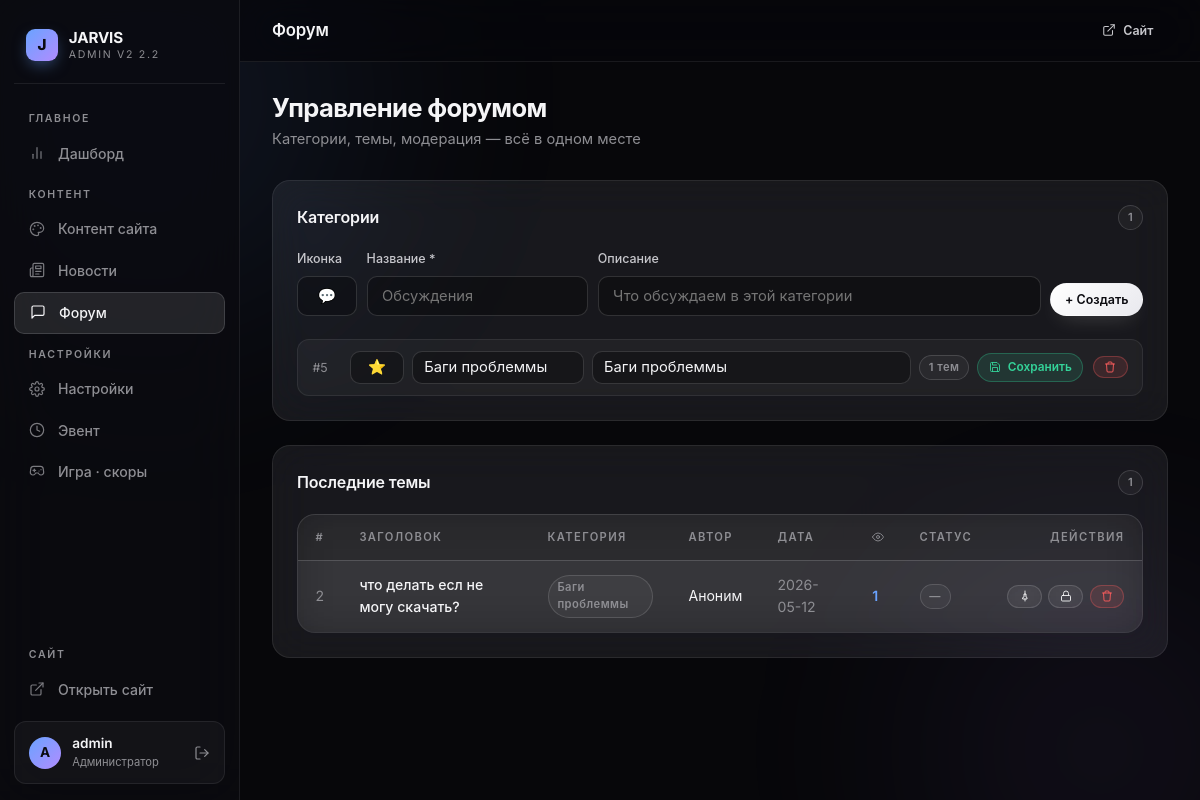
The app's page /admin/forum (signed in) with its own data.
### tables this page shows
CREATE TABLE forum_categories (
    id INTEGER PRIMARY KEY AUTOINCREMENT,
    name TEXT NOT NULL,
    description TEXT DEFAULT '',
    icon TEXT DEFAULT '💬',
    sort_order INTEGER DEFAULT 0
);

CREATE TABLE forum_posts (
    id INTEGER PRIMARY KEY AUTOINCREMENT,
    category_id INTEGER REFERENCES forum_categories(id) ON DELETE CASCADE,
    title TEXT NOT NULL,
    content TEXT NOT NULL,
    author_name TEXT DEFAULT 'Аноним',
    views INTEGER DEFAULT 0,
    is_pinned INTEGER DEFAULT 0,
    is_locked INTEGER DEFAULT 0,
    created_at TIMESTAMP DEFAULT CURRENT_TIMESTAMP
);

### server.py (the view)
@app.route("/admin/forum")
@admin_required
def admin_forum():
    db = get_conn()
    cats = db.execute("SELECT * FROM forum_categories ORDER BY sort_order").fetchall()
    categories = []
    for c in cats:
        cnt = db.execute("SELECT COUNT(*) FROM forum_posts WHERE category_id=?",
                         (c["id"],)).fetchone()[0]
        categories.append({**dict(c), "post_count": cnt})
    recent_posts = db.execute(
        "SELECT fp.*, fc.name as cat_name FROM forum_posts fp "
        "JOIN forum_categories fc ON fp.category_id=fc.id "
        "ORDER BY fp.created_at DESC LIMIT 20"
    ).fetchall()
    return render_template("admin/forum_manage.html",
                           categories=categories, recent_posts=recent_posts)

### database.py (called while the page is built)
def get_db():
    conn = sqlite3.connect(DB_PATH)
    conn.row_factory = sqlite3.Row
    conn.execute("PRAGMA foreign_keys = ON")
    return conn

### server.py (called while the page is built, shortened)
def get_conn():
    if "db" not in g:
        g.db = get_db()
    return g.db

@app.before_request
def track_visit():
    path = request.path
    if any(path.startswith(p) for p in SKIP_TRACK_PREFIXES):
        return

def admin_required(f):
    @functools.wraps(f)
    def wrapper(*args, **kwargs):
        if not session.get("admin_logged_in"):
            return redirect(url_for("admin_login"))
        return f(*args, **kwargs)
    return wrapper

def _site_settings_dict():
    out = dict(DEFAULT_SETTINGS)
    try:
        rows = get_conn().execute("SELECT key, value FROM site_settings").fetchall()
        for r in rows:
            key, val = r["key"], r["value"]
            if not val and key not in _BOOL_SETTING_KEYS_BASE and key in DEFAULT_SETTINGS:
                out[key] = DEFAULT_SETTINGS[key]
            else:
                out[key] = val
    except Exception:
        pass
    return out

@app.context_processor
def inject_globals():
    s = _site_settings_dict()
    s["summer_design_bool"] = (s.get("summer_design", "0") == "1")
    s["event_active_bool"]  = (s.get("event_active",  "0") == "1")
    s["ann_enabled_bool"]   = (s.get("ann_enabled",   "0") == "1")
    s["gate_tg_enabled_bool"] = (s.get("gate_tg_enabled", "0") == "1")
    s["game_enabled_bool"]  = (s.get("game_enabled",  "0") == "1")
    return {
        "site":           s,
        "summer_design":  s["summer_design_bool"],
        "event_active":   s["event_active_bool"],
        "event_title":    s.get("event_title", ""),
    }

### templates/admin/forum_manage.html (shortened to what this page needs)
{% extends 'admin/base.html' %}
{% from '_icons.html' import icon %}
{% block topbar %}Форум{% endblock %}
{% block content %}
<div class="a-page-head">
  <div>
    <h2>Управление форумом</h2>
    <div class="desc">Категории, темы, модерация — всё в одном месте</div>
  </div>
</div>
<div class="a-card" style="margin-bottom:1.5rem;">
  <div class="a-card-head">
    <div class="a-card-title-lg">Категории</div>
    <span class="a-badge muted">{{ categories|length }}</span>
  </div>
  <form method="POST" action="{{ url_for('admin_forum_cat_create') }}" style="margin-bottom:1.4rem;">
    <div style="display:grid; grid-template-columns: 60px 1fr 2fr auto; gap:0.6rem; align-items:end;">
      <div class="a-field" style="margin:0;">
        <label class="a-label">Иконка</label>
        <input class="a-input" type="text" name="icon" maxlength="4" placeholder="💬" style="text-align:center;" />
      </div>
      <div class="a-field" style="margin:0;">
        <label class="a-label">Название *</label>
        <input class="a-input" type="text" name="name" required maxlength="100" placeholder="Обсуждения" />
      </div>
      <div class="a-field" style="margin:0;">
        <label class="a-label">Описание</label>
        <input class="a-input" type="text" name="description" maxlength="200" placeholder="Что обсуждаем в этой категории" />
      </div>
      <button type="submit" class="a-btn a-btn-primary a-btn-sm">+ Создать</button>
    </div>
  </form>
  {% if categories %}
  <div style="display:flex;flex-direction:column;gap:0.6rem;">
    {% for cat in categories %}
    <div style="display:flex;align-items:center;gap:0.6rem;padding:0.7rem 0.9rem;
                background:var(--glass);border:1px solid var(--line);border-radius:12px;">
      <span style="color:var(--text-3);font-size:0.78rem;width:28px;flex-shrink:0;">#{{ cat['id'] }}</span>
      <form method="POST" action="{{ url_for('admin_forum_cat_edit', cid=cat['id']) }}"
            style="display:flex;align-items:center;gap:0.5rem;flex:1;flex-wrap:wrap;">
        <input class="a-input" type="text" name="icon" maxlength="4"
               value="{{ cat['icon'] }}"
               style="width:54px;text-align:center;padding:0.4rem;flex-shrink:0;" />
        <input class="a-input" type="text" name="name" required maxlength="100"
               value="{{ cat['name'] }}"
               style="padding:0.4rem 0.7rem;flex:1;min-width:140px;" />
        <input class="a-input" type="text" name="description" maxlength="200"
               value="{{ cat['description'] or '' }}"
               placeholder="описание"
               style="padding:0.4rem 0.7rem;flex:2;min-width:200px;" />
        <span class="a-badge muted" title="Тем">{{ cat['post_count'] }} тем</span>
        <button type="submit" class="a-btn a-btn-success a-btn-xs">{{ icon('save', 12) }} Сохранить</button>
      </form>
      <form method="POST" action="{{ url_for('admin_forum_cat_delete', cid=cat['id']) }}"
            onsubmit="return confirm('Удалить категорию и все её темы? Это необратимо.')"
            style="flex-shrink:0;">
        <button type="submit" class="a-btn a-btn-danger a-btn-xs">{{ icon('trash', 12) }}</button>
      </form>
    </div>
    {% endfor %}
  </div>
  {% else %}
  <div style="text-align:center;padding:2rem;color:var(--text-3);">Категорий нет</div>
  {% endif %}
</div>
<div class="a-card">
  <div class="a-card-head">
    <div class="a-card-title-lg">Последние темы</div>
    <span class="a-badge muted">{{ recent_posts|length }}</span>
  </div>
  <div class="a-table-wrap">
    <table class="a-table">
      <thead>
        <tr>
          <th>#</th>
          <th>Заголовок</th>
          <th>Категория</th>
          <th>Автор</th>
          <th>Дата</th>
          <th>{{ icon('eye', 12) }}</th>
          <th>Статус</th>
          <th style="text-align:right;">Действия</th>
        </tr>
      </thead>
      <tbody>
        {% for post in recent_posts %}
        <tr>
          <td style="color:var(--text-3);">{{ post['id'] }}</td>
          <td>
            <a href="{{ url_for('forum_post', cat_id=post['category_id'], post_id=post['id']) }}"
               target="_blank" style="color:var(--text);font-weight:500;">
              {{ post['title'][:50] }}{% if post['title']|length > 50 %}…{% endif %}
            </a>
          </td>
          <td><span class="a-badge muted">{{ post['cat_name'] }}</span></td>
          <td>{{ post['author_name'] }}</td>
          <td style="color:var(--text-3);">{{ post['created_at'][:10] }}</td>
          <td style="color:var(--accent);font-weight:600;">{{ post['views'] }}</td>
          <td>
            {% if not post['is_pinned'] and not post['is_locked'] %}<span class="a-badge muted">—</span>{% endif %}
          </td>
          <td>
            <div class="actions" style="justify-content:flex-end;">
              <form method="POST" action="{{ url_for('admin_forum_post_pin', pid=post['id']) }}">
                <button type="submit" class="a-btn a-btn-secondary a-btn-xs"
                        title="{% if post['is_pinned'] %}Открепить{% else %}Закрепить{% endif %}">{{ icon('pin', 12) }}</button>
              </form>
              <form method="POST" action="{{ url_for('admin_forum_post_lock', pid=post['id']) }}">
                <button type="submit" class="a-btn a-btn-secondary a-btn-xs"
                        title="{% if post['is_locked'] %}Открыть{% else %}Закрыть{% endif %}">{{ icon('lock', 12) }}</button>
              </form>
              <form method="POST" action="{{ url_for('admin_forum_post_delete', pid=post['id']) }}"
                    onsubmit="return confirm('Удалить тему?')">
                <button type="submit" class="a-btn a-btn-danger a-btn-xs">{{ icon('trash', 12) }}</button>
              </form>
            </div>
          </td>
        </tr>
        {% else %}
        <tr><td colspan="8" class="empty">Тем пока нет</td></tr>
        {% endfor %}
      </tbody>
    </table>
  </div>
</div>
{% endblock %}

### records on screen
forum_categories: id "5", icon "⭐", name "Баги проблеммы", description "Баги проблеммы", post_count "1", {{ size }} 12 (drawn)
forum_posts: id "2", title "что делать есл не могу скачать?", cat_name "Баги проблеммы", author_name "Аноним", created_at "2026-05-12", views "1", {{ size }} 12 (drawn)

### other values on screen
{{ (session.get('admin_username', 'A')|upper)[:1] }} "A"
{{ session.get('admin_username', 'admin') }} "admin"
{{ categories|length }} "1"
{{ recent_posts|length }} "1"
